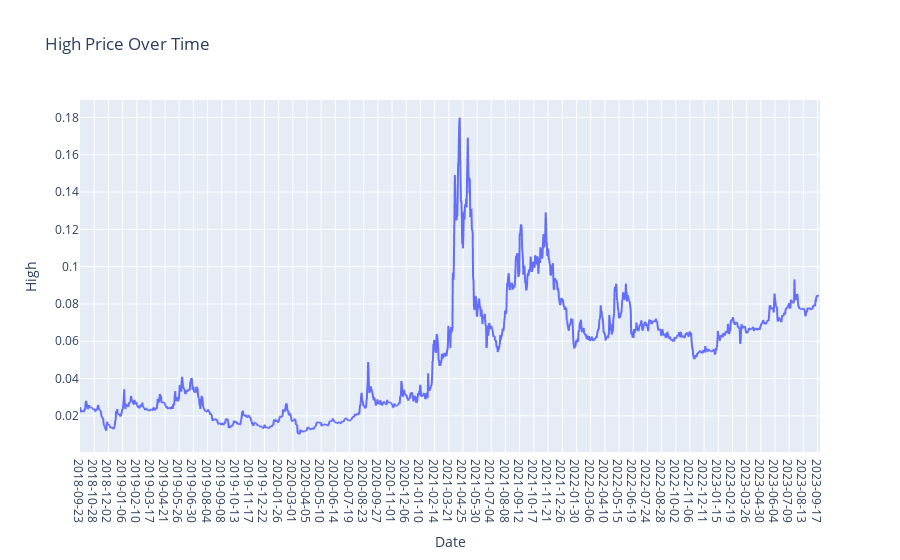

The code cell stored with this chart in its notebook:
### Markdown cell above
## i) Graph for High Column Values

### Code cell
plt.figure(figsize=(14, 6))
fig = px.line(TRON.High,x=TRON.Date, y='High', labels={'x': 'Date', 'y': 'Price'}, title='High Price Over Time')
fig.update_xaxes(type='category')  # Ensure the x-axis treats the index as categorical (date)
fig.show()

### Figure 1 — Plotly figure (JSON) as saved in the notebook; plotly's stock layout.template omitted (floating-point values rounded to 4 significant figures; data arrays with more than 128 entries replaced by an {"elided": "..."} marker saying what was removed)
{"data": [{"hovertemplate": "Date=%{x}<br>High=%{y}<extra></extra>", "legendgroup": "", "line": {"color": "#636efa", "dash": "solid"}, "marker": {"symbol": "circle"}, "mode": "lines", "name": "", "showlegend": false, "type": "scattergl", "x": {"elided": "1827 str values"}, "xaxis": "x", "y": {"elided": "1827 float values"}, "yaxis": "y"}], "layout": {"legend": {"tracegroupgap": 0}, "title": {"text": "High Price Over Time"}, "xaxis": {"anchor": "y", "domain": [0, 1], "title": {"text": "Date"}, "type": "category"}, "yaxis": {"anchor": "x", "domain": [0, 1], "title": {"text": "High"}}}}
